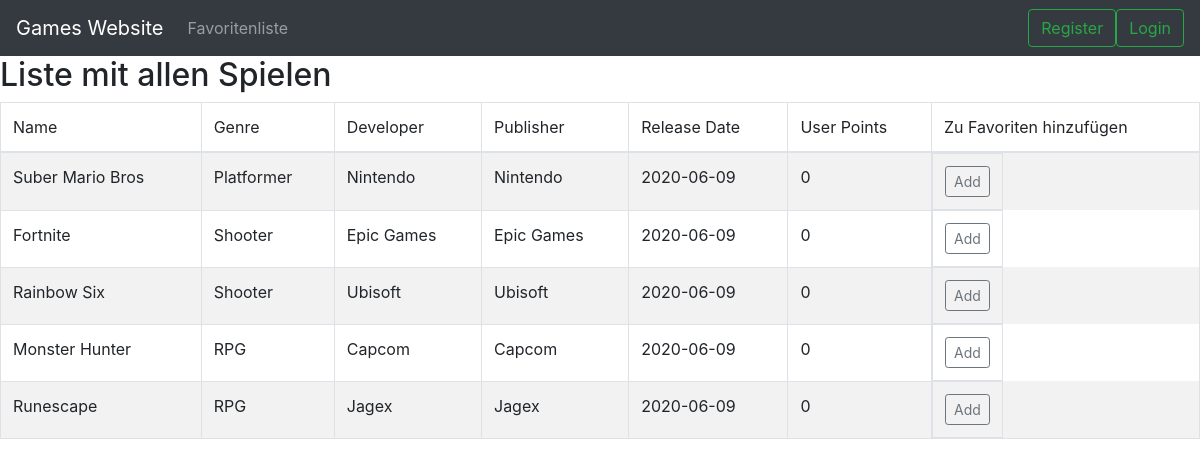
/dashboard/, run on the app's committed database.
### tables this page shows
CREATE TABLE GAMES (
    game_id INTEGER PRIMARY KEY AUTO_INCREMENT,
    name VARCHAR(255),
    ranking INTEGER(6),
    genre_id INTEGER,
    pub_id INTEGER,
    dev_id INTEGER,
    release_date DATE,
    userpoints Integer default 0
    );

CREATE TABLE GENRES (
  genre_id INTEGER PRIMARY KEY,
  genre_name VARCHAR(255) NOT NULL
);

CREATE TABLE DEVELOPERS (
    dev_id INTEGER PRIMARY KEY,
    name VARCHAR(255) NOT NULL,
    country VARCHAR(255) NULL
);

CREATE TABLE PUBLISHERS (
    pub_id INTEGER PRIMARY KEY ,
    name VARCHAR(255) NOT NULL,
    country VARCHAR(255) NULL
);

### dashboard/functions.php (called while the page is built, shortened)
<?php
function getConnection(){
$mysqlhost="localhost";
$mysqluser="root";
$mysqlpwd="";
$mysqldb="GamesWebsite";
$connection=mysqli_connect($mysqlhost, $mysqluser, $mysqlpwd, $mysqldb)
    or die("DB Conneciton ERROR!");
    return $connection;
}
function getAllGames(){
  $con = getConnection();
  $sql = 'SELECT game_id, userpoints, games.name as gamesname, genre_name, publishers.name as publishersname, developers.name as developersname, release_date FROM games  JOIN developers using (dev_id) Join publishers using (pub_id) Join genres using (genre_id)';
  $query = mysqli_query($con,$sql);
  return $query;
}
 ?>

### dashboard/index.php (the view, shortened to what this page needs)
<?php
if(isset($_SESSION['userid'])){
  include_once ('header_loggedIn.php');
} else {
  include_once ('header.php');
}
 include_once('functions.php');
?>
<h2> Liste mit allen Spielen </h2>
<table class="table table-striped table-bordered" style="width:100%">
<thead>
  <tr>
    <td>Name</td>
    <td>Genre</td>
    <td>Developer</td>
    <td>Publisher</td>
    <td>Release Date</td>
    <td>User Points</td>
    <td>Zu Favoriten hinzufügen</td>
  </tr>
  </thead>
  <tbody>
<?php
$query = getAllGames();
while ($data = mysqli_fetch_array($query)) { ?>
          <tr>
            <td><?php echo $data['gamesname']; ?></td>
            <td><?php echo $data['genre_name']; ?></td>
            <td><?php echo $data['developersname']; ?></td>
            <td><?php echo $data['publishersname']; ?></td>
            <td><?php echo $data['release_date']; ?></td>
            <td><?php echo $data['userpoints']; ?></td>
            <td class="btn-group">
                <a type="button" class="btn btn-sm btn-outline-secondary" href="addGame.php?id=<?php echo $data['game_id']; ?>">Add</a>
            </td>
          </tr>
      <?php } ?>
      </tbody>
  </table>

### dashboard/header.php (shortened to what this page needs)
<!doctype html>
<html lang="en">
  <head>
    <link rel="stylesheet" type="text/css" href="stylesheets/bootstrap.min.css">
  </head>
  <body>
    <nav class="navbar navbar-expand-lg navbar-dark bg-dark">
    <a class="navbar-brand" href="index.php">Games Website</a>
    <div class="collapse navbar-collapse" id="navbarSupportedContent">
      <ul class="navbar-nav mr-auto">
        <li class="nav-item">
          <a class="nav-link" href="favouritelist.php">Favoritenliste</a>
        </li>
      </ul>
      <form class="form-inline my-2 my-lg-0">
        <a href="register.php" class="btn btn-outline-success my-2 my-sm-0" role="button" aria-pressed="true">Register</a>
      </form>
      <form class="form-inline my-2 my-lg-0">
        <a href="login.php" class="btn btn-outline-success my-2 my-sm-0" role="button" aria-pressed="true">Login</a>
      </form>
    </div>
    </nav>

### data on the page
games: name "Suber Mario Bros", genre.genre_name "Platformer", dev.name "Nintendo", pub.name "Nintendo", release_date "2020-06-09", userpoints "0"
games: name "Fortnite", genre.genre_name "Shooter", dev.name "Epic Games", pub.name "Epic Games", release_date "2020-06-09", userpoints "0"
games: name "Rainbow Six", genre.genre_name "Shooter", dev.name "Ubisoft", pub.name "Ubisoft", release_date "2020-06-09", userpoints "0"
games: name "Monster Hunter", genre.genre_name "RPG", dev.name "Capcom", pub.name "Capcom", release_date "2020-06-09", userpoints "0"
games: name "Runescape", genre.genre_name "RPG", dev.name "Jagex", pub.name "Jagex", release_date "2020-06-09", userpoints "0"
